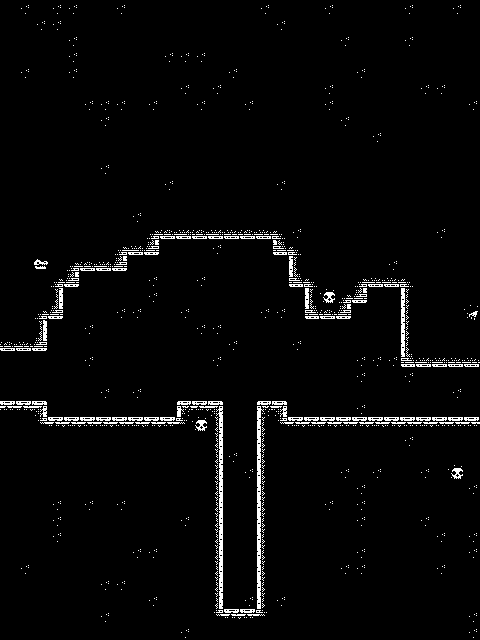

A level layout from a 2D game, rendered from its tile map. Below: a short description, then the map file with tile-grid data replaced by summaries:
An orthogonal 30x40 tile map with 16x16 px tiles, 2 tile layers (BG, Walls) and 17 objects.

<map version="1.5" tiledversion="1.7.1" orientation="orthogonal" renderorder="right-down" width="30" height="40" tilewidth="16" tileheight="16" infinite="0" nextlayerid="5" nextobjectid="18">
 <tileset firstgid="1" source="../Art/TileSet/Dow_TileSet.tsx" />
 <layer id="1" name="BG" width="30" height="40">
  <data>[1200 cells, 1200 non-empty, 11 distinct tile ids]</data>
 </layer>
 <layer id="2" name="Walls" width="30" height="40">
  <data>[1200 cells, 1153 non-empty, 38 distinct tile ids]</data>
 </layer>
 <objectgroup id="3" name="Walls_Collision">
  <properties>
   <property name="unity:tag" value="Groun" />
  </properties>
  <object id="1" x="48" y="192" width="400" height="48">
   <properties>
    <property name="unity:layer" value="Ground" />
    <property name="unity:tag" value="Ground" />
   </properties>
  </object>
  <object id="2" x="400" y="256" width="80" height="112">
   <properties>
    <property name="unity:layer" value="Ground" />
    <property name="unity:tag" value="Ground" />
   </properties>
  </object>
  <object id="3" x="48" y="416" width="176" height="192">
   <properties>
    <property name="unity:layer" value="Ground" />
    <property name="unity:tag" value="Ground" />
   </properties>
  </object>
  <object id="4" x="0" y="192" width="48" height="160">
   <properties>
    <property name="unity:layer" value="Ground" />
    <property name="unity:tag" value="Ground" />
   </properties>
  </object>
  <object id="5" x="48" y="240" width="112" height="16">
   <properties>
    <property name="unity:layer" value="Ground" />
    <property name="unity:tag" value="Ground" />
   </properties>
  </object>
  <object id="6" x="48" y="256" width="80" height="16">
   <properties>
    <property name="unity:layer" value="Ground" />
    <property name="unity:tag" value="Ground" />
   </properties>
  </object>
  <object id="7" x="48" y="272" width="32" height="16">
   <properties>
    <property name="unity:layer" value="Ground" />
    <property name="unity:tag" value="Ground" />
   </properties>
  </object>
  <object id="8" x="48" y="288" width="16" height="32">
   <properties>
    <property name="unity:layer" value="Ground" />
    <property name="unity:tag" value="Ground" />
   </properties>
  </object>
  <object id="16" x="0" y="400" width="48" height="32">
   <properties>
    <property name="unity:layer" value="Ground" />
    <property name="unity:tag" value="Ground" />
   </properties>
  </object>
  <object id="9" x="272" y="240" width="176" height="16">
   <properties>
    <property name="unity:layer" value="Ground" />
    <property name="unity:tag" value="Ground" />
   </properties>
  </object>
  <object id="10" x="288" y="256" width="112" height="32">
   <properties>
    <property name="unity:layer" value="Ground" />
    <property name="unity:tag" value="Ground" />
   </properties>
  </object>
  <object id="11" x="304" y="288" width="48" height="32">
   <properties>
    <property name="unity:layer" value="Ground" />
    <property name="unity:tag" value="Ground" />
   </properties>
  </object>
  <object id="12" x="352" y="288" width="16" height="16">
   <properties>
    <property name="unity:layer" value="Ground" />
    <property name="unity:tag" value="Ground" />
   </properties>
  </object>
  <object id="17" x="256" y="400" width="32" height="16">
   <properties>
    <property name="unity:layer" value="Ground" />
    <property name="unity:tag" value="Ground" />
   </properties>
  </object>
  <object id="13" x="256" y="416" width="224" height="192">
   <properties>
    <property name="unity:layer" value="Ground" />
    <property name="unity:tag" value="Ground" />
   </properties>
  </object>
  <object id="14" x="176" y="400" width="48" height="16">
   <properties>
    <property name="unity:layer" value="Ground" />
    <property name="unity:tag" value="Ground" />
   </properties>
  </object>
  <object id="15" x="208" y="608" width="64" height="16">
   <properties>
    <property name="unity:layer" value="Ground" />
    <property name="unity:tag" value="Ground" />
   </properties>
  </object>
 </objectgroup>
</map>
